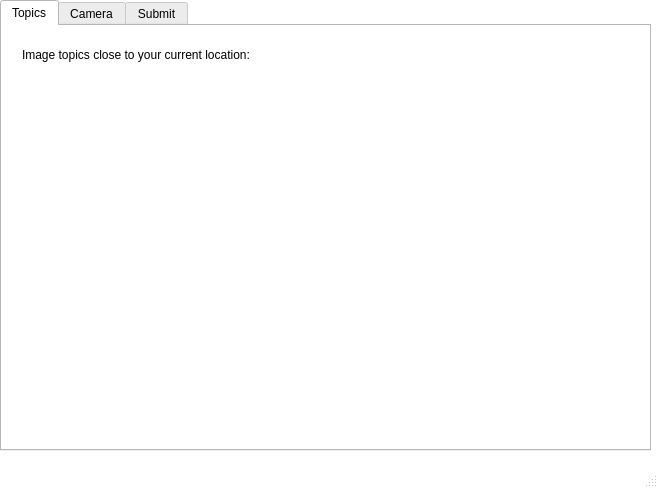
<?xml version="1.0" encoding="UTF-8"?>
<ui version="4.0">
 <class>MainWindow</class>
 <widget class="QMainWindow" name="MainWindow">
  <property name="geometry">
   <rect>
    <x>0</x>
    <y>0</y>
    <width>658</width>
    <height>488</height>
   </rect>
  </property>
  <property name="palette">
   <palette>
    <active>
     <colorrole role="WindowText">
      <brush brushstyle="SolidPattern">
       <color alpha="255">
        <red>0</red>
        <green>0</green>
        <blue>0</blue>
       </color>
      </brush>
     </colorrole>
     <colorrole role="Button">
      <brush brushstyle="SolidPattern">
       <color alpha="255">
        <red>255</red>
        <green>255</green>
        <blue>255</blue>
       </color>
      </brush>
     </colorrole>
     <colorrole role="Light">
      <brush brushstyle="SolidPattern">
       <color alpha="255">
        <red>255</red>
        <green>255</green>
        <blue>255</blue>
       </color>
      </brush>
     </colorrole>
     <colorrole role="Midlight">
      <brush brushstyle="SolidPattern">
       <color alpha="255">
        <red>246</red>
        <green>246</green>
        <blue>245</blue>
       </color>
      </brush>
     </colorrole>
     <colorrole role="Dark">
      <brush brushstyle="SolidPattern">
       <color alpha="255">
        <red>119</red>
        <green>119</green>
        <blue>118</blue>
       </color>
      </brush>
     </colorrole>
     <colorrole role="Mid">
      <brush brushstyle="SolidPattern">
       <color alpha="255">
        <red>159</red>
        <green>159</green>
        <blue>157</blue>
       </color>
      </brush>
     </colorrole>
     <colorrole role="Text">
      <brush brushstyle="SolidPattern">
       <color alpha="255">
        <red>0</red>
        <green>0</green>
        <blue>0</blue>
       </color>
      </brush>
     </colorrole>
     <colorrole role="BrightText">
      <brush brushstyle="SolidPattern">
       <color alpha="255">
        <red>255</red>
        <green>255</green>
        <blue>255</blue>
       </color>
      </brush>
     </colorrole>
     <colorrole role="ButtonText">
      <brush brushstyle="SolidPattern">
       <color alpha="255">
        <red>0</red>
        <green>0</green>
        <blue>0</blue>
       </color>
      </brush>
     </colorrole>
     <colorrole role="Base">
      <brush brushstyle="SolidPattern">
       <color alpha="255">
        <red>255</red>
        <green>255</green>
        <blue>255</blue>
       </color>
      </brush>
     </colorrole>
     <colorrole role="Window">
      <brush brushstyle="SolidPattern">
       <color alpha="255">
        <red>255</red>
        <green>255</green>
        <blue>255</blue>
       </color>
      </brush>
     </colorrole>
     <colorrole role="Shadow">
      <brush brushstyle="SolidPattern">
       <color alpha="255">
        <red>0</red>
        <green>0</green>
        <blue>0</blue>
       </color>
      </brush>
     </colorrole>
     <colorrole role="AlternateBase">
      <brush brushstyle="SolidPattern">
       <color alpha="255">
        <red>246</red>
        <green>246</green>
        <blue>245</blue>
       </color>
      </brush>
     </colorrole>
     <colorrole role="ToolTipBase">
      <brush brushstyle="SolidPattern">
       <color alpha="255">
        <red>255</red>
        <green>255</green>
        <blue>220</blue>
       </color>
      </brush>
     </colorrole>
     <colorrole role="ToolTipText">
      <brush brushstyle="SolidPattern">
       <color alpha="255">
        <red>0</red>
        <green>0</green>
        <blue>0</blue>
       </color>
      </brush>
     </colorrole>
    </active>
    <inactive>
     <colorrole role="WindowText">
      <brush brushstyle="SolidPattern">
       <color alpha="255">
        <red>0</red>
        <green>0</green>
        <blue>0</blue>
       </color>
      </brush>
     </colorrole>
     <colorrole role="Button">
      <brush brushstyle="SolidPattern">
       <color alpha="255">
        <red>255</red>
        <green>255</green>
        <blue>255</blue>
       </color>
      </brush>
     </colorrole>
     <colorrole role="Light">
      <brush brushstyle="SolidPattern">
       <color alpha="255">
        <red>255</red>
        <green>255</green>
        <blue>255</blue>
       </color>
      </brush>
     </colorrole>
     <colorrole role="Midlight">
      <brush brushstyle="SolidPattern">
       <color alpha="255">
        <red>246</red>
        <green>246</green>
        <blue>245</blue>
       </color>
      </brush>
     </colorrole>
     <colorrole role="Dark">
      <brush brushstyle="SolidPattern">
       <color alpha="255">
        <red>119</red>
        <green>119</green>
        <blue>118</blue>
       </color>
      </brush>
     </colorrole>
     <colorrole role="Mid">
      <brush brushstyle="SolidPattern">
       <color alpha="255">
        <red>159</red>
        <green>159</green>
        <blue>157</blue>
       </color>
      </brush>
     </colorrole>
     <colorrole role="Text">
      <brush brushstyle="SolidPattern">
       <color alpha="255">
        <red>0</red>
        <green>0</green>
        <blue>0</blue>
       </color>
      </brush>
     </colorrole>
     <colorrole role="BrightText">
      <brush brushstyle="SolidPattern">
       <color alpha="255">
        <red>255</red>
        <green>255</green>
        <blue>255</blue>
       </color>
      </brush>
     </colorrole>
     <colorrole role="ButtonText">
      <brush brushstyle="SolidPattern">
       <color alpha="255">
        <red>0</red>
        <green>0</green>
        <blue>0</blue>
       </color>
      </brush>
     </colorrole>
     <colorrole role="Base">
      <brush brushstyle="SolidPattern">
       <color alpha="255">
        <red>255</red>
        <green>255</green>
        <blue>255</blue>
       </color>
      </brush>
     </colorrole>
     <colorrole role="Window">
      <brush brushstyle="SolidPattern">
       <color alpha="255">
        <red>255</red>
        <green>255</green>
        <blue>255</blue>
       </color>
      </brush>
     </colorrole>
     <colorrole role="Shadow">
      <brush brushstyle="SolidPattern">
       <color alpha="255">
        <red>0</red>
        <green>0</green>
        <blue>0</blue>
       </color>
      </brush>
     </colorrole>
     <colorrole role="AlternateBase">
      <brush brushstyle="SolidPattern">
       <color alpha="255">
        <red>246</red>
        <green>246</green>
        <blue>245</blue>
       </color>
      </brush>
     </colorrole>
     <colorrole role="ToolTipBase">
      <brush brushstyle="SolidPattern">
       <color alpha="255">
        <red>255</red>
        <green>255</green>
        <blue>220</blue>
       </color>
      </brush>
     </colorrole>
     <colorrole role="ToolTipText">
      <brush brushstyle="SolidPattern">
       <color alpha="255">
        <red>0</red>
        <green>0</green>
        <blue>0</blue>
       </color>
      </brush>
     </colorrole>
    </inactive>
    <disabled>
     <colorrole role="WindowText">
      <brush brushstyle="SolidPattern">
       <color alpha="255">
        <red>119</red>
        <green>119</green>
        <blue>118</blue>
       </color>
      </brush>
     </colorrole>
     <colorrole role="Button">
      <brush brushstyle="SolidPattern">
       <color alpha="255">
        <red>255</red>
        <green>255</green>
        <blue>255</blue>
       </color>
      </brush>
     </colorrole>
     <colorrole role="Light">
      <brush brushstyle="SolidPattern">
       <color alpha="255">
        <red>255</red>
        <green>255</green>
        <blue>255</blue>
       </color>
      </brush>
     </colorrole>
     <colorrole role="Midlight">
      <brush brushstyle="SolidPattern">
       <color alpha="255">
        <red>246</red>
        <green>246</green>
        <blue>245</blue>
       </color>
      </brush>
     </colorrole>
     <colorrole role="Dark">
      <brush brushstyle="SolidPattern">
       <color alpha="255">
        <red>119</red>
        <green>119</green>
        <blue>118</blue>
       </color>
      </brush>
     </colorrole>
     <colorrole role="Mid">
      <brush brushstyle="SolidPattern">
       <color alpha="255">
        <red>159</red>
        <green>159</green>
        <blue>157</blue>
       </color>
      </brush>
     </colorrole>
     <colorrole role="Text">
      <brush brushstyle="SolidPattern">
       <color alpha="255">
        <red>119</red>
        <green>119</green>
        <blue>118</blue>
       </color>
      </brush>
     </colorrole>
     <colorrole role="BrightText">
      <brush brushstyle="SolidPattern">
       <color alpha="255">
        <red>255</red>
        <green>255</green>
        <blue>255</blue>
       </color>
      </brush>
     </colorrole>
     <colorrole role="ButtonText">
      <brush brushstyle="SolidPattern">
       <color alpha="255">
        <red>119</red>
        <green>119</green>
        <blue>118</blue>
       </color>
      </brush>
     </colorrole>
     <colorrole role="Base">
      <brush brushstyle="SolidPattern">
       <color alpha="255">
        <red>255</red>
        <green>255</green>
        <blue>255</blue>
       </color>
      </brush>
     </colorrole>
     <colorrole role="Window">
      <brush brushstyle="SolidPattern">
       <color alpha="255">
        <red>255</red>
        <green>255</green>
        <blue>255</blue>
       </color>
      </brush>
     </colorrole>
     <colorrole role="Shadow">
      <brush brushstyle="SolidPattern">
       <color alpha="255">
        <red>0</red>
        <green>0</green>
        <blue>0</blue>
       </color>
      </brush>
     </colorrole>
     <colorrole role="AlternateBase">
      <brush brushstyle="SolidPattern">
       <color alpha="255">
        <red>238</red>
        <green>238</green>
        <blue>236</blue>
       </color>
      </brush>
     </colorrole>
     <colorrole role="ToolTipBase">
      <brush brushstyle="SolidPattern">
       <color alpha="255">
        <red>255</red>
        <green>255</green>
        <blue>220</blue>
       </color>
      </brush>
     </colorrole>
     <colorrole role="ToolTipText">
      <brush brushstyle="SolidPattern">
       <color alpha="255">
        <red>0</red>
        <green>0</green>
        <blue>0</blue>
       </color>
      </brush>
     </colorrole>
    </disabled>
   </palette>
  </property>
  <property name="windowTitle">
   <string>Camera Calibration</string>
  </property>
  <widget class="QWidget" name="centralWidget">
   <widget class="QLabel" name="success_label">
    <property name="geometry">
     <rect>
      <x>270</x>
      <y>340</y>
      <width>161</width>
      <height>16</height>
     </rect>
    </property>
    <property name="text">
     <string/>
    </property>
   </widget>
   <widget class="QTabWidget" name="tabWidget">
    <property name="geometry">
     <rect>
      <x>0</x>
      <y>0</y>
      <width>651</width>
      <height>451</height>
     </rect>
    </property>
    <property name="currentIndex">
     <number>0</number>
    </property>
    <widget class="QWidget" name="tab">
     <attribute name="title">
      <string>Topics</string>
     </attribute>
     <widget class="QTableWidget" name="table">
      <property name="geometry">
       <rect>
        <x>20</x>
        <y>50</y>
        <width>591</width>
        <height>101</height>
       </rect>
      </property>
      <property name="palette">
       <palette>
        <active>
         <colorrole role="Highlight">
          <brush brushstyle="SolidPattern">
           <color alpha="255">
            <red>239</red>
            <green>41</green>
            <blue>41</blue>
           </color>
          </brush>
         </colorrole>
        </active>
        <inactive>
         <colorrole role="Highlight">
          <brush brushstyle="SolidPattern">
           <color alpha="255">
            <red>239</red>
            <green>41</green>
            <blue>41</blue>
           </color>
          </brush>
         </colorrole>
        </inactive>
        <disabled>
         <colorrole role="Highlight">
          <brush brushstyle="SolidPattern">
           <color alpha="255">
            <red>145</red>
            <green>145</green>
            <blue>145</blue>
           </color>
          </brush>
         </colorrole>
        </disabled>
       </palette>
      </property>
      <property name="frameShape">
       <enum>QFrame::NoFrame</enum>
      </property>
      <property name="selectionMode">
       <enum>QAbstractItemView::NoSelection</enum>
      </property>
      <property name="selectionBehavior">
       <enum>QAbstractItemView::SelectRows</enum>
      </property>
      <property name="verticalScrollMode">
       <enum>QAbstractItemView::ScrollPerItem</enum>
      </property>
      <property name="horizontalScrollMode">
       <enum>QAbstractItemView::ScrollPerPixel</enum>
      </property>
      <property name="rowCount">
       <number>0</number>
      </property>
      <property name="columnCount">
       <number>0</number>
      </property>
      <attribute name="horizontalHeaderVisible">
       <bool>false</bool>
      </attribute>
      <attribute name="horizontalHeaderHighlightSections">
       <bool>false</bool>
      </attribute>
      <attribute name="verticalHeaderVisible">
       <bool>false</bool>
      </attribute>
      <attribute name="verticalHeaderHighlightSections">
       <bool>false</bool>
      </attribute>
     </widget>
     <widget class="QLabel" name="label">
      <property name="geometry">
       <rect>
        <x>20</x>
        <y>20</y>
        <width>351</width>
        <height>17</height>
       </rect>
      </property>
      <property name="text">
       <string>Image topics close to your current location:</string>
      </property>
     </widget>
     <widget class="QTableWidget" name="table_2">
      <property name="geometry">
       <rect>
        <x>20</x>
        <y>180</y>
        <width>591</width>
        <height>101</height>
       </rect>
      </property>
      <property name="palette">
       <palette>
        <active>
         <colorrole role="Highlight">
          <brush brushstyle="SolidPattern">
           <color alpha="255">
            <red>239</red>
            <green>41</green>
            <blue>41</blue>
           </color>
          </brush>
         </colorrole>
        </active>
        <inactive>
         <colorrole role="Highlight">
          <brush brushstyle="SolidPattern">
           <color alpha="255">
            <red>239</red>
            <green>41</green>
            <blue>41</blue>
           </color>
          </brush>
         </colorrole>
        </inactive>
        <disabled>
         <colorrole role="Highlight">
          <brush brushstyle="SolidPattern">
           <color alpha="255">
            <red>145</red>
            <green>145</green>
            <blue>145</blue>
           </color>
          </brush>
         </colorrole>
        </disabled>
       </palette>
      </property>
      <property name="frameShape">
       <enum>QFrame::NoFrame</enum>
      </property>
      <property name="selectionMode">
       <enum>QAbstractItemView::NoSelection</enum>
      </property>
      <property name="selectionBehavior">
       <enum>QAbstractItemView::SelectRows</enum>
      </property>
      <property name="verticalScrollMode">
       <enum>QAbstractItemView::ScrollPerItem</enum>
      </property>
      <property name="horizontalScrollMode">
       <enum>QAbstractItemView::ScrollPerPixel</enum>
      </property>
      <property name="rowCount">
       <number>0</number>
      </property>
      <property name="columnCount">
       <number>0</number>
      </property>
      <attribute name="horizontalHeaderVisible">
       <bool>false</bool>
      </attribute>
      <attribute name="horizontalHeaderHighlightSections">
       <bool>false</bool>
      </attribute>
      <attribute name="verticalHeaderVisible">
       <bool>false</bool>
      </attribute>
      <attribute name="verticalHeaderHighlightSections">
       <bool>false</bool>
      </attribute>
     </widget>
    </widget>
    <widget class="QWidget" name="tab_2">
     <attribute name="title">
      <string>Camera</string>
     </attribute>
     <widget class="QLabel" name="before_img">
      <property name="geometry">
       <rect>
        <x>10</x>
        <y>10</y>
        <width>511</width>
        <height>341</height>
       </rect>
      </property>
      <property name="autoFillBackground">
       <bool>false</bool>
      </property>
      <property name="frameShape">
       <enum>QFrame::Box</enum>
      </property>
      <property name="text">
       <string/>
      </property>
     </widget>
     <widget class="QPushButton" name="takeSnaphotButton">
      <property name="enabled">
       <bool>true</bool>
      </property>
      <property name="geometry">
       <rect>
        <x>10</x>
        <y>370</y>
        <width>121</width>
        <height>31</height>
       </rect>
      </property>
      <property name="text">
       <string>Take snapshot</string>
      </property>
     </widget>
    </widget>
    <widget class="QWidget" name="tab_3">
     <attribute name="title">
      <string>Submit</string>
     </attribute>
     <widget class="QLabel" name="img_to_send">
      <property name="geometry">
       <rect>
        <x>10</x>
        <y>10</y>
        <width>511</width>
        <height>341</height>
       </rect>
      </property>
      <property name="autoFillBackground">
       <bool>false</bool>
      </property>
      <property name="frameShape">
       <enum>QFrame::Box</enum>
      </property>
      <property name="text">
       <string/>
      </property>
     </widget>
     <widget class="QTextEdit" name="textEdit">
      <property name="geometry">
       <rect>
        <x>10</x>
        <y>420</y>
        <width>531</width>
        <height>31</height>
       </rect>
      </property>
     </widget>
     <widget class="QTextEdit" name="textEdit_2">
      <property name="geometry">
       <rect>
        <x>20</x>
        <y>370</y>
        <width>421</width>
        <height>31</height>
       </rect>
      </property>
      <property name="html">
       <string>&lt;!DOCTYPE HTML PUBLIC &quot;-//W3C//DTD HTML 4.0//EN&quot; &quot;http://www.w3.org/TR/REC-html40/strict.dtd&quot;&gt;
&lt;html&gt;&lt;head&gt;&lt;meta name=&quot;qrichtext&quot; content=&quot;1&quot; /&gt;&lt;style type=&quot;text/css&quot;&gt;
p, li { white-space: pre-wrap; }
&lt;/style&gt;&lt;/head&gt;&lt;body style=&quot; font-family:'Ubuntu'; font-size:11pt; font-weight:400; font-style:normal;&quot;&gt;
&lt;p style=&quot; margin-top:0px; margin-bottom:0px; margin-left:0px; margin-right:0px; -qt-block-indent:0; text-indent:0px;&quot;&gt;Description...&lt;/p&gt;&lt;/body&gt;&lt;/html&gt;</string>
      </property>
     </widget>
     <widget class="QCommandLinkButton" name="commandLinkButton">
      <property name="geometry">
       <rect>
        <x>450</x>
        <y>360</y>
        <width>177</width>
        <height>41</height>
       </rect>
      </property>
      <property name="font">
       <font>
        <pointsize>12</pointsize>
       </font>
      </property>
      <property name="text">
       <string>Submit!</string>
      </property>
     </widget>
     <widget class="QGroupBox" name="groupBox">
      <property name="geometry">
       <rect>
        <x>530</x>
        <y>10</y>
        <width>101</width>
        <height>331</height>
       </rect>
      </property>
      <property name="title">
       <string>Image Editing</string>
      </property>
      <widget class="QScrollArea" name="scrollArea">
       <property name="geometry">
        <rect>
         <x>0</x>
         <y>19</y>
         <width>101</width>
         <height>311</height>
        </rect>
       </property>
       <property name="widgetResizable">
        <bool>true</bool>
       </property>
       <widget class="QWidget" name="scrollAreaWidgetContents">
        <property name="geometry">
         <rect>
          <x>0</x>
          <y>0</y>
          <width>99</width>
          <height>309</height>
         </rect>
        </property>
        <widget class="QLabel" name="img_construction">
         <property name="geometry">
          <rect>
           <x>0</x>
           <y>0</y>
           <width>101</width>
           <height>311</height>
          </rect>
         </property>
         <property name="autoFillBackground">
          <bool>false</bool>
         </property>
         <property name="frameShape">
          <enum>QFrame::Box</enum>
         </property>
         <property name="text">
          <string/>
         </property>
        </widget>
       </widget>
      </widget>
     </widget>
    </widget>
   </widget>
  </widget>
  <widget class="QStatusBar" name="statusBar"/>
  <widget class="QMenuBar" name="menuBar">
   <property name="geometry">
    <rect>
     <x>0</x>
     <y>0</y>
     <width>658</width>
     <height>22</height>
    </rect>
   </property>
  </widget>
 </widget>
 <layoutdefault spacing="6" margin="11"/>
 <resources/>
 <connections/>
</ui>
